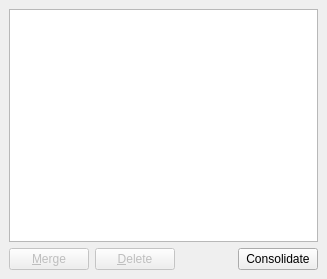
<?xml version="1.0" encoding="UTF-8"?>
<ui version="4.0">
 <class>LabelDock</class>
 <widget class="QDockWidget" name="LabelDock">
  <property name="geometry">
   <rect>
    <x>0</x>
    <y>0</y>
    <width>327</width>
    <height>279</height>
   </rect>
  </property>
  <property name="windowTitle">
   <string>Labels</string>
  </property>
  <widget class="QWidget" name="dockWidgetContents">
   <layout class="QVBoxLayout" name="verticalLayout">
    <item>
     <widget class="QListView" name="labelView">
      <property name="mouseTracking">
       <bool>true</bool>
      </property>
      <property name="editTriggers">
       <set>QAbstractItemView::NoEditTriggers</set>
      </property>
      <property name="selectionMode">
       <enum>QAbstractItemView::ExtendedSelection</enum>
      </property>
      <property name="flow">
       <enum>QListView::LeftToRight</enum>
      </property>
      <property name="resizeMode">
       <enum>QListView::Adjust</enum>
      </property>
      <property name="viewMode">
       <enum>QListView::IconMode</enum>
      </property>
     </widget>
    </item>
    <item>
     <widget class="QWidget" name="widget" native="true">
      <layout class="QHBoxLayout" name="horizontalLayout">
       <property name="leftMargin">
        <number>0</number>
       </property>
       <property name="topMargin">
        <number>0</number>
       </property>
       <property name="rightMargin">
        <number>0</number>
       </property>
       <property name="bottomMargin">
        <number>0</number>
       </property>
       <item>
        <widget class="QPushButton" name="mergeBtn">
         <property name="enabled">
          <bool>false</bool>
         </property>
         <property name="toolTip">
          <string>&lt;html&gt;&lt;head/&gt;&lt;body&gt;&lt;p&gt;Merge the selected labels.&lt;/p&gt;&lt;/body&gt;&lt;/html&gt;</string>
         </property>
         <property name="text">
          <string>&amp;Merge</string>
         </property>
        </widget>
       </item>
       <item>
        <widget class="QPushButton" name="delBtn">
         <property name="enabled">
          <bool>false</bool>
         </property>
         <property name="text">
          <string>&amp;Delete</string>
         </property>
        </widget>
       </item>
       <item>
        <spacer name="horizontalSpacer">
         <property name="orientation">
          <enum>Qt::Horizontal</enum>
         </property>
         <property name="sizeHint" stdset="0">
          <size>
           <width>0</width>
           <height>0</height>
          </size>
         </property>
        </spacer>
       </item>
       <item>
        <widget class="QPushButton" name="consolidateBtn">
         <property name="text">
          <string>Consolidate</string>
         </property>
        </widget>
       </item>
      </layout>
     </widget>
    </item>
   </layout>
  </widget>
 </widget>
 <resources/>
 <connections/>
</ui>
